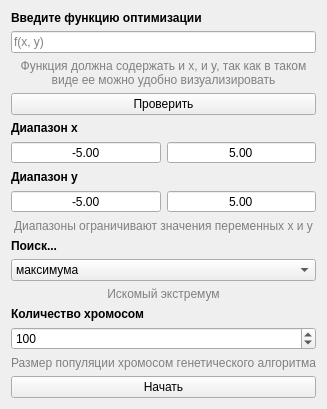
<?xml version="1.0" encoding="UTF-8"?>
<ui version="4.0">
 <class>GeneticAlgorithmForm</class>
 <widget class="QWidget" name="GeneticAlgorithmForm">
  <property name="geometry">
   <rect>
    <x>0</x>
    <y>0</y>
    <width>222</width>
    <height>306</height>
   </rect>
  </property>
  <property name="windowTitle">
   <string>Дано</string>
  </property>
  <layout class="QGridLayout" name="gl_main">
   <item row="0" column="0" colspan="2">
    <widget class="QLabel" name="l_function">
     <property name="sizePolicy">
      <sizepolicy hsizetype="Preferred" vsizetype="Fixed">
       <horstretch>0</horstretch>
       <verstretch>0</verstretch>
      </sizepolicy>
     </property>
     <property name="font">
      <font>
       <pointsize>9</pointsize>
       <weight>75</weight>
       <bold>true</bold>
      </font>
     </property>
     <property name="text">
      <string>Введите функцию оптимизации</string>
     </property>
    </widget>
   </item>
   <item row="1" column="0" colspan="2">
    <widget class="QLineEdit" name="le_function">
     <property name="placeholderText">
      <string>f(x, y)</string>
     </property>
    </widget>
   </item>
   <item row="15" column="0" colspan="2">
    <widget class="QPushButton" name="pb_start">
     <property name="text">
      <string>Начать</string>
     </property>
    </widget>
   </item>
   <item row="10" column="0" colspan="2">
    <widget class="QComboBox" name="cmb_opt_dir">
     <item>
      <property name="text">
       <string>максимума</string>
      </property>
     </item>
     <item>
      <property name="text">
       <string>минимума</string>
      </property>
     </item>
    </widget>
   </item>
   <item row="13" column="0" colspan="2">
    <widget class="QSpinBox" name="sb_population_size">
     <property name="minimum">
      <number>4</number>
     </property>
     <property name="maximum">
      <number>1000</number>
     </property>
     <property name="value">
      <number>100</number>
     </property>
    </widget>
   </item>
   <item row="5" column="0">
    <widget class="QDoubleSpinBox" name="dsb_xmin">
     <property name="alignment">
      <set>Qt::AlignCenter</set>
     </property>
     <property name="buttonSymbols">
      <enum>QAbstractSpinBox::NoButtons</enum>
     </property>
     <property name="decimals">
      <number>2</number>
     </property>
     <property name="minimum">
      <double>-9999999999999999464902769475481793196872414789632.000000000000000</double>
     </property>
     <property name="maximum">
      <double>1000000000000000048346692115553659057528394845890514255872.000000000000000</double>
     </property>
     <property name="value">
      <double>-5.000000000000000</double>
     </property>
    </widget>
   </item>
   <item row="5" column="1">
    <widget class="QDoubleSpinBox" name="dsb_xmax">
     <property name="alignment">
      <set>Qt::AlignCenter</set>
     </property>
     <property name="buttonSymbols">
      <enum>QAbstractSpinBox::NoButtons</enum>
     </property>
     <property name="decimals">
      <number>2</number>
     </property>
     <property name="minimum">
      <double>-9999999999999999464902769475481793196872414789632.000000000000000</double>
     </property>
     <property name="maximum">
      <double>1000000000000000048346692115553659057528394845890514255872.000000000000000</double>
     </property>
     <property name="value">
      <double>5.000000000000000</double>
     </property>
    </widget>
   </item>
   <item row="7" column="0">
    <widget class="QDoubleSpinBox" name="dsb_ymin">
     <property name="alignment">
      <set>Qt::AlignCenter</set>
     </property>
     <property name="buttonSymbols">
      <enum>QAbstractSpinBox::NoButtons</enum>
     </property>
     <property name="decimals">
      <number>2</number>
     </property>
     <property name="minimum">
      <double>-9999999999999999464902769475481793196872414789632.000000000000000</double>
     </property>
     <property name="maximum">
      <double>1000000000000000048346692115553659057528394845890514255872.000000000000000</double>
     </property>
     <property name="value">
      <double>-5.000000000000000</double>
     </property>
    </widget>
   </item>
   <item row="7" column="1">
    <widget class="QDoubleSpinBox" name="dsb_ymax">
     <property name="alignment">
      <set>Qt::AlignCenter</set>
     </property>
     <property name="buttonSymbols">
      <enum>QAbstractSpinBox::NoButtons</enum>
     </property>
     <property name="decimals">
      <number>2</number>
     </property>
     <property name="minimum">
      <double>-9999999999999999464902769475481793196872414789632.000000000000000</double>
     </property>
     <property name="maximum">
      <double>1000000000000000048346692115553659057528394845890514255872.000000000000000</double>
     </property>
     <property name="value">
      <double>5.000000000000000</double>
     </property>
    </widget>
   </item>
   <item row="4" column="0" colspan="2">
    <widget class="QLabel" name="l_xlim">
     <property name="sizePolicy">
      <sizepolicy hsizetype="Preferred" vsizetype="Fixed">
       <horstretch>0</horstretch>
       <verstretch>0</verstretch>
      </sizepolicy>
     </property>
     <property name="font">
      <font>
       <pointsize>9</pointsize>
       <weight>75</weight>
       <bold>true</bold>
      </font>
     </property>
     <property name="text">
      <string>Диапазон x</string>
     </property>
    </widget>
   </item>
   <item row="6" column="0" colspan="2">
    <widget class="QLabel" name="l_ylim">
     <property name="sizePolicy">
      <sizepolicy hsizetype="Preferred" vsizetype="Fixed">
       <horstretch>0</horstretch>
       <verstretch>0</verstretch>
      </sizepolicy>
     </property>
     <property name="font">
      <font>
       <pointsize>9</pointsize>
       <weight>75</weight>
       <bold>true</bold>
      </font>
     </property>
     <property name="text">
      <string>Диапазон y</string>
     </property>
    </widget>
   </item>
   <item row="9" column="0" colspan="2">
    <widget class="QLabel" name="l_opt_dir">
     <property name="sizePolicy">
      <sizepolicy hsizetype="Preferred" vsizetype="Fixed">
       <horstretch>0</horstretch>
       <verstretch>0</verstretch>
      </sizepolicy>
     </property>
     <property name="font">
      <font>
       <pointsize>9</pointsize>
       <weight>75</weight>
       <bold>true</bold>
      </font>
     </property>
     <property name="text">
      <string>Поиск...</string>
     </property>
    </widget>
   </item>
   <item row="12" column="0" colspan="2">
    <widget class="QLabel" name="l_population_size">
     <property name="sizePolicy">
      <sizepolicy hsizetype="Preferred" vsizetype="Fixed">
       <horstretch>0</horstretch>
       <verstretch>0</verstretch>
      </sizepolicy>
     </property>
     <property name="font">
      <font>
       <pointsize>9</pointsize>
       <weight>75</weight>
       <bold>true</bold>
      </font>
     </property>
     <property name="text">
      <string>Количество хромосом</string>
     </property>
    </widget>
   </item>
   <item row="3" column="0" colspan="2">
    <widget class="QPushButton" name="pb_check">
     <property name="text">
      <string>Проверить</string>
     </property>
    </widget>
   </item>
   <item row="2" column="0" colspan="2">
    <widget class="QLabel" name="l_function_helptext">
     <property name="styleSheet">
      <string notr="true">color:grey</string>
     </property>
     <property name="text">
      <string>Функция должна содержать и x, и y, так как в таком
виде ее можно удобно визуализировать</string>
     </property>
     <property name="alignment">
      <set>Qt::AlignCenter</set>
     </property>
    </widget>
   </item>
   <item row="8" column="0" colspan="2">
    <widget class="QLabel" name="l_lims_helptext">
     <property name="styleSheet">
      <string notr="true">color:grey</string>
     </property>
     <property name="text">
      <string>Диапазоны ограничивают значения переменных x и y</string>
     </property>
     <property name="alignment">
      <set>Qt::AlignCenter</set>
     </property>
    </widget>
   </item>
   <item row="11" column="0" colspan="2">
    <widget class="QLabel" name="l_opt_dir_helptext">
     <property name="styleSheet">
      <string notr="true">color:grey</string>
     </property>
     <property name="text">
      <string>Искомый экстремум</string>
     </property>
     <property name="alignment">
      <set>Qt::AlignCenter</set>
     </property>
    </widget>
   </item>
   <item row="14" column="0" colspan="2">
    <widget class="QLabel" name="l_population_size_helptext">
     <property name="styleSheet">
      <string notr="true">color:grey</string>
     </property>
     <property name="text">
      <string>Размер популяции хромосом генетического алгоритма</string>
     </property>
     <property name="alignment">
      <set>Qt::AlignCenter</set>
     </property>
    </widget>
   </item>
  </layout>
 </widget>
 <resources/>
 <connections/>
</ui>
